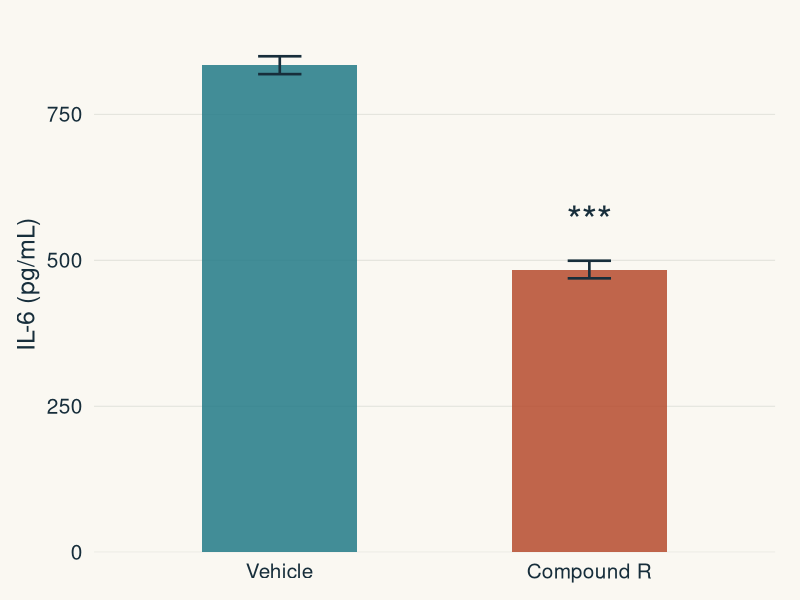
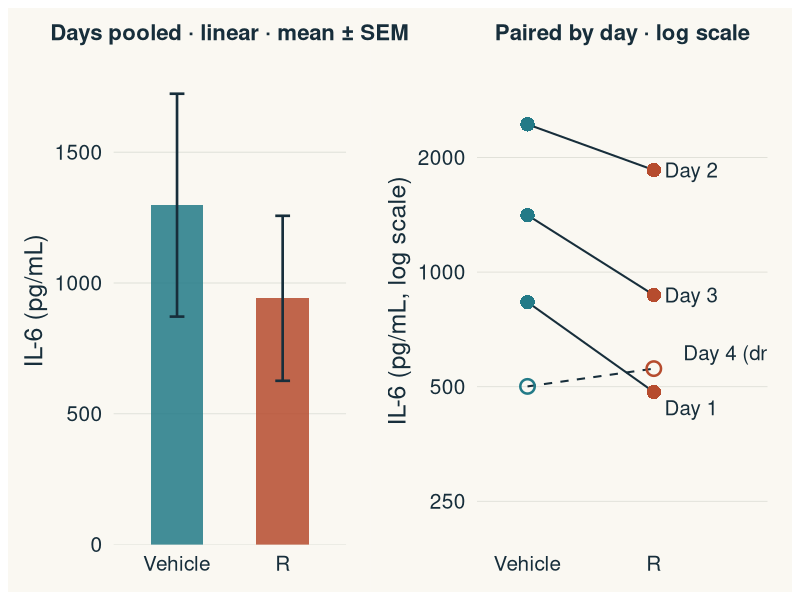
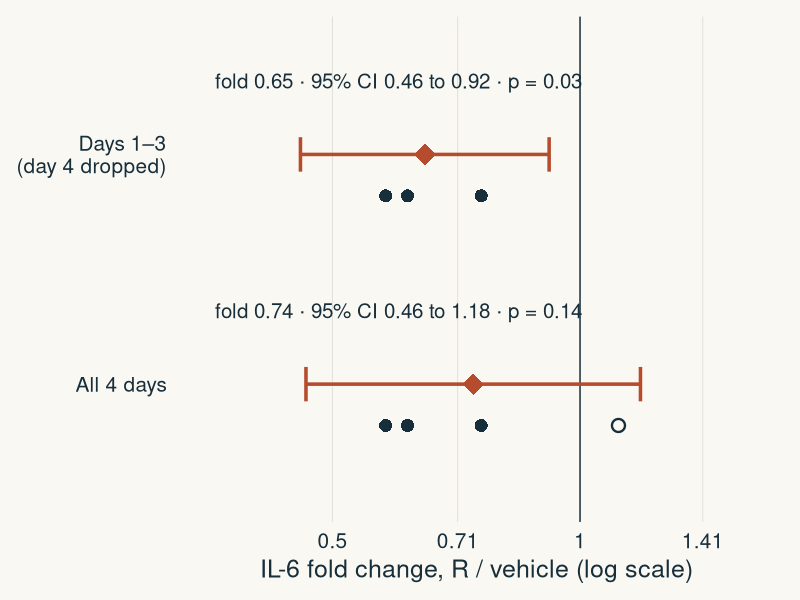
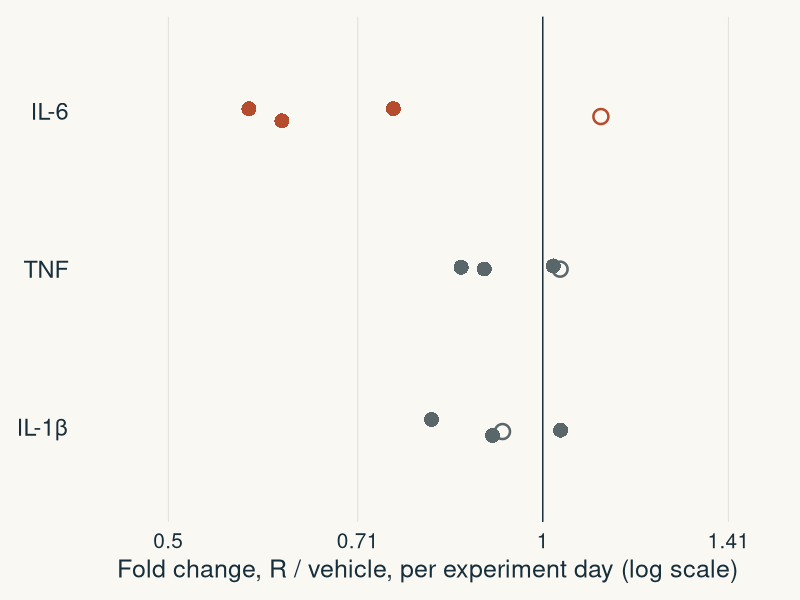

R code for these plots, in order:
# Final workshop: fictional compound R experiment.
#
# LPS-stimulated macrophages, vehicle vs compound R (one dose), cytokines
# measured by ELISA in technical triplicate. Four independent experiments
# (days); on each day one vehicle and one R culture well are treated.
# The researcher reports one "representative" day, analyses its ELISA wells,
# drops day 4 after seeing it, and reports only IL-6 of three cytokines.
#
# Run from the project root: Rscript scripts/generate_workshop.R
library(ggplot2)
library(patchwork)
set.seed(20261005)

paper <- "#FAF8F2"; ink <- "#172E3B"; teal <- "#237A87"; rust <- "#B64C2E"; muted <- "#59666A"
th <- theme_minimal(base_size = 18, base_family = "Helvetica") +
  theme(text = element_text(colour = ink),
        plot.background = element_rect(fill = paper, colour = NA),
        panel.background = element_rect(fill = paper, colour = NA),
        panel.grid.minor = element_blank(),
        panel.grid.major = element_line(colour = "#DDDED6", linewidth = .3),
        axis.text = element_text(colour = ink, size = 15),
        legend.position = "none",
        plot.title = element_text(size = 16, face = "bold", hjust = .5),
        plot.margin = margin(12, 18, 12, 12))
save <- function(g, name, w, h) {
  quartz(type = "png", file = paste0("figures/generated/workshop-", name, ".png"),
         width = w, height = h, dpi = 180)
  print(g); dev.off()
}

# ---- Truth per culture well (pg/mL) -----------------------------------------
truth <- data.frame(
  cytokine = rep(c("IL-6", "TNF", "IL-1β"), each = 4),
  day      = rep(1:4, 3),
  vehicle  = c(820, 2450, 1350, 510,   300, 650, 420, 240,   150, 410, 230, 120),
  fold     = c(0.60, 0.72, 0.65, 1.08, 0.92, 1.10, 0.86, 1.04, 0.88, 0.79, 1.12, 0.97)
)

# ---- ELISA wells: three technical replicates per culture well (CV ~6%) -------
rows <- list()
for (i in seq_len(nrow(truth))) for (cond in c("Vehicle", "R")) {
  level <- truth$vehicle[i] * if (cond == "R") truth$fold[i] else 1
  rows[[length(rows) + 1]] <- data.frame(
    cytokine = truth$cytokine[i], day = truth$day[i], condition = cond,
    elisa_well = 1:3, value = round(level * exp(rnorm(3, 0, 0.06)), 1))
}
wells <- do.call(rbind, rows)
wells$condition <- factor(wells$condition, levels = c("Vehicle", "R"))
dir.create("data/workshop", recursive = TRUE, showWarnings = FALSE)
write.csv(wells, "data/workshop/elisa_wells.csv", row.names = FALSE)

# Culture-well means (the experimental units) and per-day fold changes
cw <- aggregate(value ~ cytokine + day + condition, wells, mean)
write.csv(cw, "data/workshop/culture_means.csv", row.names = FALSE)
fc <- reshape(cw, idvar = c("cytokine", "day"), timevar = "condition", direction = "wide")
fc$fold <- fc$value.R / fc$value.Vehicle
fc$log2fc <- log2(fc$fold)
fc <- fc[order(fc$cytokine, fc$day), ]
write.csv(fc, "data/workshop/day_fold_changes.csv", row.names = FALSE)

# ---- Analyses ----------------------------------------------------------------
rep_day <- subset(wells, cytokine == "IL-6" & day == 1)
reported <- t.test(value ~ condition, rep_day)              # what the researcher did
il6 <- subset(fc, cytokine == "IL-6")
paired <- function(x) {
  tt <- t.test(x)
  c(n = length(x), mean_fold = 2^mean(x), lo = 2^tt$conf.int[1], hi = 2^tt$conf.int[2], p = tt$p.value)
}
res <- rbind(`Days 1-3` = paired(il6$log2fc[il6$day <= 3]),
             `All 4 days` = paired(il6$log2fc))
other <- t(sapply(split(fc$log2fc, fc$cytokine), paired))
cat("Reported (day 1 ELISA wells, Welch): p =", signif(reported$p.value, 3), "\n")
print(round(res, 3)); print(round(other, 3))
write.csv(data.frame(analysis = c("Reported: day 1 IL-6, 3 vs 3 ELISA wells (Welch)",
                                  "IL-6 paired log fold change, days 1-3",
                                  "IL-6 paired log fold change, all 4 days"),
                     p = c(reported$p.value, res[, "p"]),
                     fold = c(NA, res[, "mean_fold"]), ci_lo = c(NA, res[, "lo"]), ci_hi = c(NA, res[, "hi"])),
          "data/workshop/analyses.csv", row.names = FALSE)

# ---- Figure 1: the lab-meeting bar chart --------------------------------------
s1 <- aggregate(value ~ condition, rep_day, function(v) c(m = mean(v), se = sd(v) / sqrt(3)))
s1 <- data.frame(condition = s1$condition, m = s1$value[, "m"], se = s1$value[, "se"])
g1 <- ggplot(s1, aes(condition, m, fill = condition)) +
  geom_col(width = .5, alpha = .85) +
  geom_errorbar(aes(ymin = m - se, ymax = m + se), width = .14, linewidth = .9, colour = ink) +
  annotate("text", x = 2, y = s1$m[2] + s1$se[2] + 70, label = "***", size = 10, colour = ink) +
  scale_fill_manual(values = c(teal, rust)) +
  scale_x_discrete(labels = c("Vehicle", "Compound R")) +
  scale_y_continuous(expand = expansion(mult = c(0, .08))) +
  labs(x = NULL, y = "IL-6 (pg/mL)") + th + theme(panel.grid.major.x = element_blank())
save(g1, "report", 6.2, 3.6)

# ---- Figure 2: all four experiments ------------------------------------------
c6 <- subset(cw, cytokine == "IL-6")
c6$excl <- c6$day == 4
c6$dlab <- paste0("Day ", c6$day)
c6$ylab <- c6$value * ifelse(c6$day == 4, 1.10, ifelse(c6$day == 1, 0.91, 1))
pool <- aggregate(value ~ condition, c6, function(v) c(m = mean(v), se = sd(v) / sqrt(length(v))))
pool <- data.frame(condition = pool$condition, m = pool$value[, "m"], se = pool$value[, "se"])
g2a <- ggplot(pool, aes(condition, m, fill = condition)) +
  geom_col(width = .5, alpha = .85) +
  geom_errorbar(aes(ymin = m - se, ymax = m + se), width = .14, linewidth = .9, colour = ink) +
  scale_fill_manual(values = c(teal, rust)) +
  scale_x_discrete(labels = c("Vehicle", "R")) +
  scale_y_continuous(expand = expansion(mult = c(0, .08))) +
  labs(x = NULL, y = "IL-6 (pg/mL)", title = "Days pooled · linear · mean ± SEM") +
  th + theme(panel.grid.major.x = element_blank())
g2b <- ggplot(c6, aes(condition, value, group = day)) +
  geom_line(aes(linetype = excl), colour = ink, linewidth = .7) +
  geom_point(aes(colour = condition, shape = excl), size = 4, stroke = 1.3) +
  geom_text(data = subset(c6, condition == "R"), aes(y = ylab, label = ifelse(excl, "Day 4 (dropped)", dlab)), hjust = -.2, size = 5.2, colour = ink) +
  scale_colour_manual(values = c(teal, rust)) +
  scale_shape_manual(values = c(16, 1)) +
  scale_linetype_manual(values = c("solid", "dashed")) +
  scale_x_discrete(labels = c("Vehicle", "R"), expand = expansion(add = c(.4, .9))) +
  scale_y_log10(breaks = c(250, 500, 1000, 2000), labels = c("250", "500", "1000", "2000"),
                limits = c(220, 3200)) +
  labs(x = NULL, y = "IL-6 (pg/mL, log scale)", title = "Paired by day · log scale") +
  th + theme(panel.grid.major.x = element_blank())
save(g2a + g2b + plot_layout(widths = c(1, 1.25)), "all-days", 11, 4)

# ---- Figure 3: per-day fold changes, with and without day 4 -------------------
fold_breaks <- c(0.5, 0.71, 1, 1.41); fold_labels <- c("0.5", "0.71", "1", "1.41")
il6$set <- "x"
pts <- rbind(transform(subset(il6, day <= 3), row = "Days 1–3\n(day 4 dropped)"),
             transform(il6, row = "All 4 days"))
pts$excl <- pts$day == 4
sm <- data.frame(row = c("Days 1–3\n(day 4 dropped)", "All 4 days"),
                 m = res[, "mean_fold"], lo = res[, "lo"], hi = res[, "hi"],
                 lab = sprintf("fold %.2f · 95%% CI %.2f to %.2f · p = %.2f",
                               res[, "mean_fold"], res[, "lo"], res[, "hi"], res[, "p"]))
lev <- c("All 4 days", "Days 1–3\n(day 4 dropped)")
pts$row <- factor(pts$row, lev); sm$row <- factor(sm$row, lev)
g3 <- ggplot() +
  geom_vline(xintercept = 1, colour = ink, linewidth = .5) +
  geom_errorbar(data = sm, aes(y = row, xmin = lo, xmax = hi), width = .15, linewidth = 1.2,
                colour = rust, orientation = "y") +
  geom_point(data = pts, aes(fold, row, shape = excl), size = 3.6, colour = ink, stroke = 1.2,
             position = position_nudge(y = -.18)) +
  geom_point(data = sm, aes(m, row), shape = 18, size = 7, colour = rust) +
  geom_text(data = sm, aes(x = 0.36, y = row, label = lab), nudge_y = .32, hjust = 0, size = 5.2, colour = ink) +
  scale_shape_manual(values = c(16, 1)) +
  scale_x_log10(breaks = fold_breaks, labels = fold_labels, limits = c(0.35, 1.6)) +
  labs(x = "IL-6 fold change, R / vehicle (log scale)", y = NULL) +
  th + theme(panel.grid.major.y = element_blank())
save(g3, "fold-changes", 10, 3.8)

# ---- Figure 4: three cytokines -------------------------------------------------
fc$cytokine <- factor(fc$cytokine, levels = rev(c("IL-6", "TNF", "IL-1β")))
fc$excl <- fc$day == 4
g4 <- ggplot(fc, aes(fold, cytokine)) +
  geom_vline(xintercept = 1, colour = ink, linewidth = .5) +
  geom_point(aes(shape = excl, colour = cytokine == "IL-6"), size = 4.2, stroke = 1.3,
             position = position_jitter(height = .08, width = 0, seed = 3)) +
  scale_shape_manual(values = c(16, 1)) +
  scale_colour_manual(values = c(muted, rust)) +
  scale_x_log10(breaks = fold_breaks, labels = fold_labels, limits = c(0.45, 1.45)) +
  labs(x = "Fold change, R / vehicle, per experiment day (log scale)", y = NULL) +
  th + theme(panel.grid.major.y = element_blank(), axis.text.y = element_text(size = 17))
save(g4, "cytokines", 10, 3.4)
cat("Workshop data and figures written.\n")
